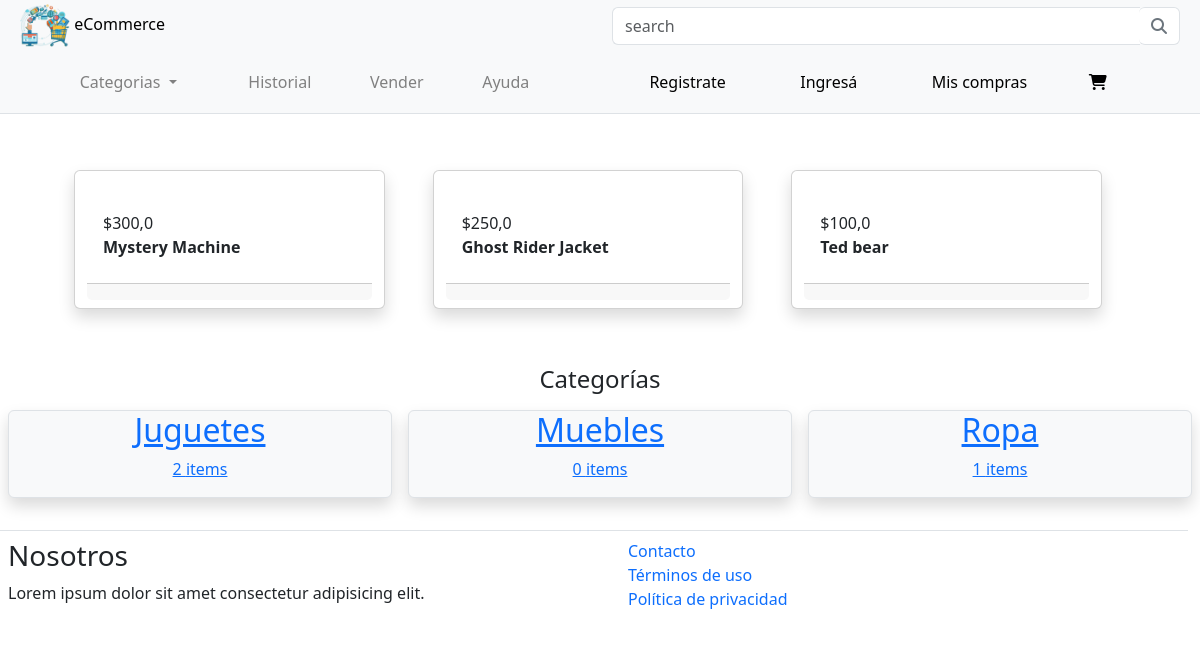
The app's page /, older data.
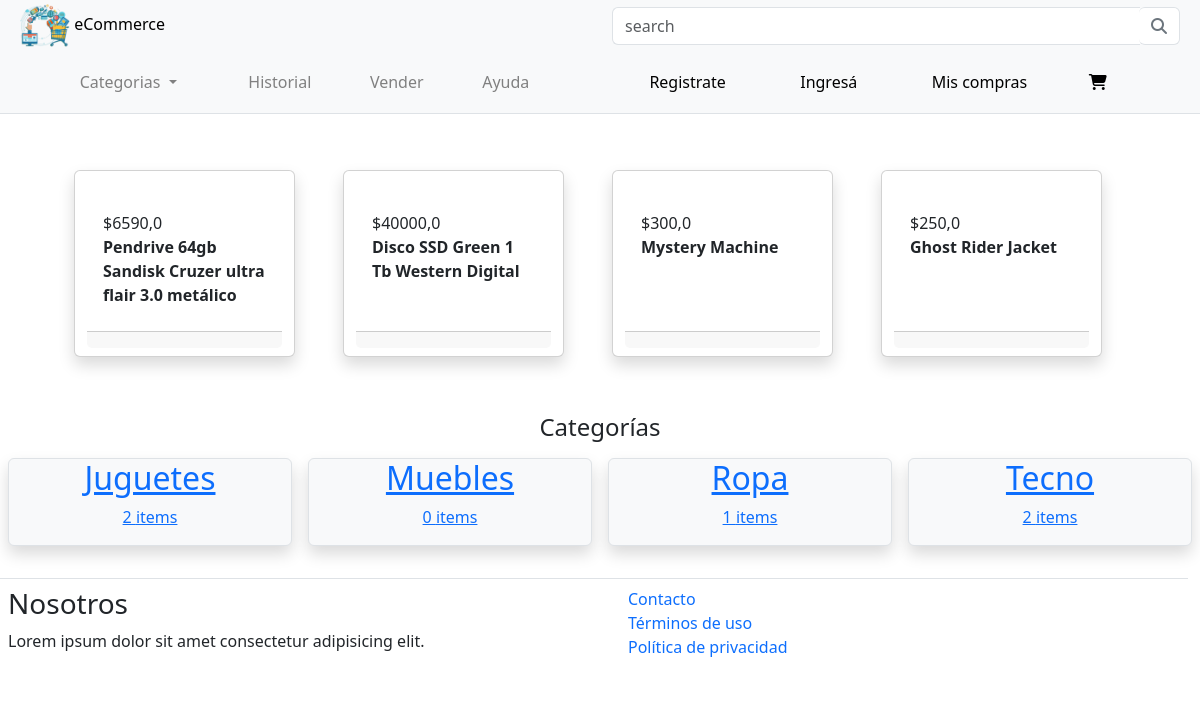
The same page, newer data.
### items/models.py (models this page shows, shortened)
class Item(models.Model):
    category = models.ForeignKey(Category, related_name='items', on_delete=models.CASCADE)
    name = models.CharField(max_length=100)
    description = models.TextField(blank=False, null=True) # puede quedar en blanco
    price = models.FloatField(blank=False)
    image = models.ManyToManyField(Image, related_name='items', blank=False)
    is_sold = models.BooleanField(default=False)
    created_by = models.ForeignKey(User, related_name='items', on_delete=models.CASCADE) # si se borra usuario también sus publicaciones lo harán
    created_at = models.DateTimeField(auto_now_add=True)

class Category(models.Model):
    name = models.CharField(max_length=255)
    class Meta:
        ordering = ('name',) # ordena alfabéticamente
        verbose_name_plural = "Categories"

### core/views.py (the view)
# urls.py: path('', views.index, name='index'),
def index(request):
    items = Item.objects.filter(is_sold=False).order_by("-created_at")[:4]
    categories = Category.objects.all()
    return render( request, 'core/index.html', {
        'categories': categories,
        'items' : items,
        }
    )

### templates/core/index.html (shortened to what this page needs)
{% extends 'core/base.html'%}
{% block content %}
    <div class="container justify-content-center my-4 p-2">
        <div class="row container justify-content-center p-4">
            {% for item in items %}
                <div class="card col mx-4 shadow rounded">
                    <div class="bg-image hover-overlay ripple" data-mdb-ripple-color="light">
                    </div>
                    <div class="card-body">
                        <div class="card-text"><span>${{ item.price }}</span></div>
                        <div class="card-title display-none">
                            <b>{{ item.name }}</b>
                        </div>
                    </div>
                    <h2 class="card-footer"></h2>
                </div>
            {% endfor %}
        </div>
    </div>
    <div class="container-fluid text-center my-4">
        <h4>Categorías</h4>
        <div class="row justify-content-between align-items-center">
            {% for category in categories%}
            <div class="col border rounded my-2 mx-2 bg-light shadow">
                <a href="#">
                    <div class="">
                        <h2>{{ category.name }}</h2>
                        <p>{{ category.items.count }} items</p>
                    </div>
                </a>
            </div>
            {% endfor %}
        </div>
    </div>
{% endblock %}

Row changes from the older to the newer data that the page shows:
no longer on this page (row unchanged): Item: price "100,0", name "Ted bear"
added Item: price "6590,0", name "Pendrive 64gb Sandisk Cruzer ultra flair 3.0 metálico"
added Item: price "40000,0", name "Disco SSD Green 1 Tb Western Digital"
added Category: name "Tecno", items.count "2"
